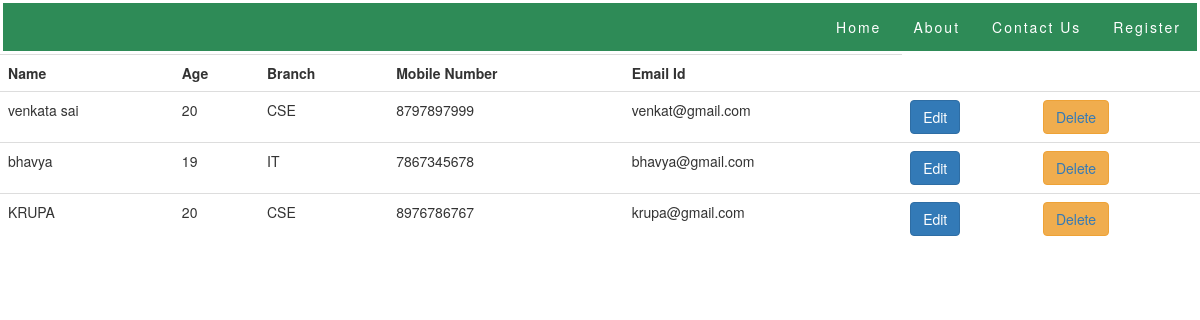
Page /show/ on the committed database.
### student/models.py (models this page shows, shortened)
class Student(models.Model):
	branches = (
			("ECE",'ece'),
			("CSE",'cse'),
			("IT",'it'),
			("EEE",'eee')
		)
	Name = models.CharField(max_length=20,unique=True)
	Age  = models.IntegerField(null=True)
	Branch = models.CharField(max_length=10,choices = branches)
	Mobile = models.CharField(max_length=10)
	Email = models.EmailField(blank=True)

### student/views.py (the view)
# urls.py: path('show/',views.show,name='show'),
def show(request):
	data = Student.objects.all()
	return render(request,'show.html',{'data':data})

### student/templates/show.html (shortened to what this page needs)
{% extends 'navbar.html' %}
{% block content %}
<table class='table'>
	<tr>
		<th>Name</th>
		<th>Age</th>
		<th>Branch</th>
		<th>Mobile Number</th>
		<th>Email Id</th>
	</tr>
	{% for i in data %}
	<tr>
		<td>{{ i.Name }}</td>
		<td>{{ i.Age }}</td>
		<td>{{ i.Branch }}</td>
		<td>{{ i.Mobile }}</td>
		<td>{{ i.Email }}</td>
		<td><button class="btn btn-primary"><a href="{% url 'edit' i.id %}" style="color:white"> Edit</a></button></td>
		<td><button class='btn btn-warning'><a href="{% url 'delete' i.id %}"> Delete</a></button></td>
	</tr>
	{% endfor %}
</table>
{% endblock %}

### student/templates/navbar.html (shortened to what this page needs)
<!DOCTYPE html>
<html>
<head>
  <link href="//maxcdn.bootstrapcdn.com/bootstrap/3.3.0/css/bootstrap.min.css" rel="stylesheet" id="bootstrap-css">
</head>
<body>
<ul>
  <li><a href="{% url 'register' %}">Register</a></li>
  <li><a href="#news">Contact Us</a></li>
  <li><a href="#contact">About</a></li>
  <li><a href="#about">Home</a></li>
</ul>
{% block content %}
{% endblock %}
</body>
</html>

### student/templates/navbar.html (style rules this page uses)
ul { list-style-type: none; margin: 3px;; overflow: hidden; background-color: seagreen; }
li { float: right; }
li a { display: block; color: white; text-align: center; padding: 14px 16px; text-decoration: none; letter-spacing: 2px }

### rows in the picture
Student: Name "venkata sai", Age "20", Branch "CSE", Mobile "8797897999", Email "venkat@gmail.com"
Student: Name "bhavya", Age "19", Branch "IT", Mobile "7867345678", Email "bhavya@gmail.com"
Student: Name "KRUPA", Age "20", Branch "CSE", Mobile "8976786767", Email "krupa@gmail.com"
